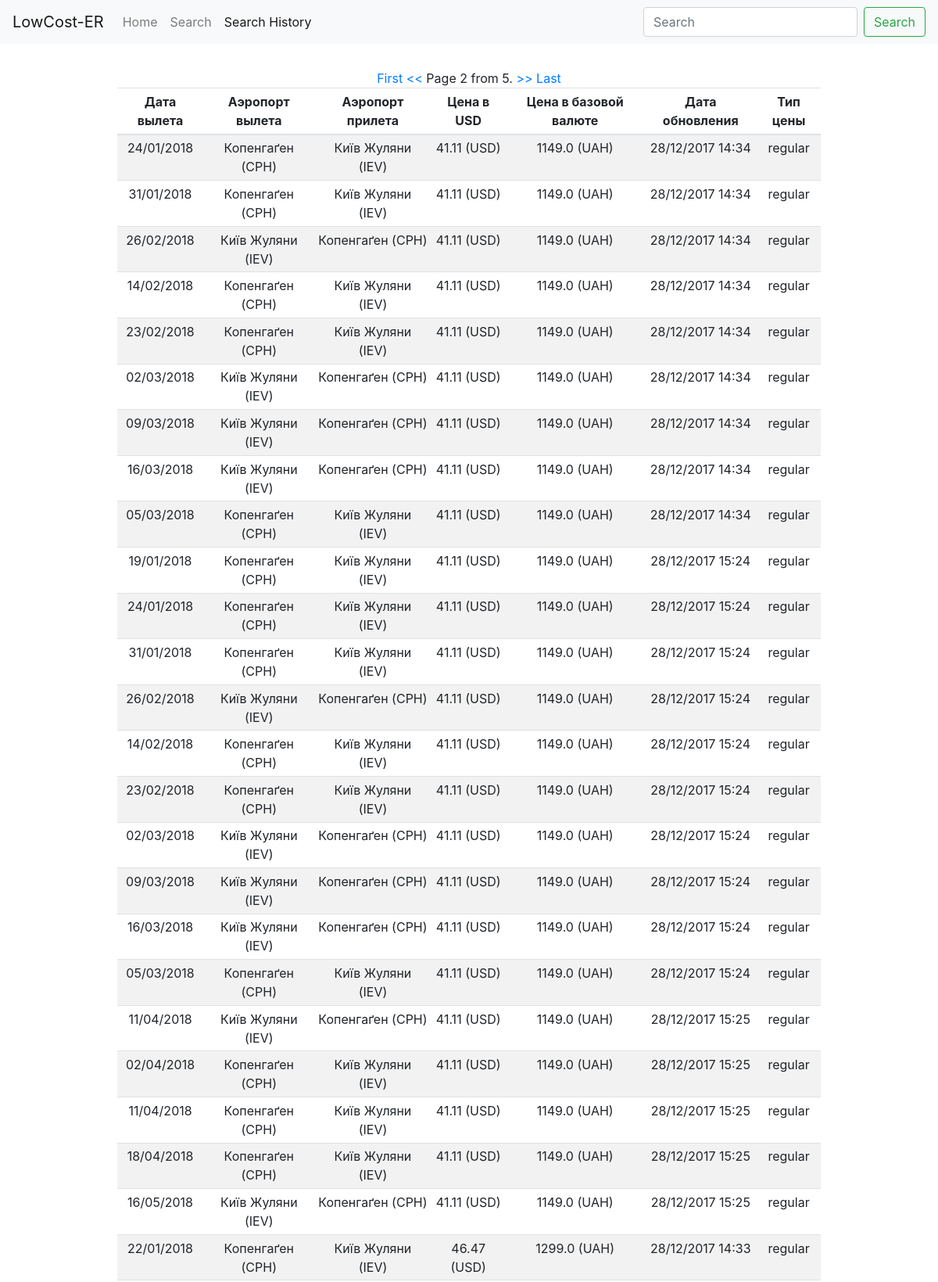
Page /history?page=2 (upper part) on the committed database.
### wizz/models.py (models this page shows, shortened)
class Price(models.Model):
    request_id = models.CharField(max_length=50)
    arrivalStation = models.CharField(max_length=100)
    arrivalStation_IATA = models.CharField(max_length=100)
    departureStation = models.CharField(max_length=100)
    departureStation_IATA = models.CharField(max_length=100)
    date = models.DateField()
    price = models.FloatField(null=True, blank=True, default=None)
    price_USD = models.FloatField(null=True, blank=True, default=None)
    currency = models.CharField(max_length=10)
    air_company = models.CharField(max_length=10)
    update_date = models.DateTimeField()
    price_type = models.CharField(max_length=20)

### wizz/views.py (the view)
# urls.py: url(r'^history', views.search_history, name='search-history'),
def search_history(request):
    prices = Price.objects.all().order_by('price_USD', 'update_date')
    paginator = Paginator(prices, 50)
    page = request.GET.get('page')
    try:
        prices = paginator.page(page)
    except PageNotAnInteger:
        prices = paginator.page(1)
    except EmptyPage:
        prices = paginator.page(paginator.num_pages)
    return render(request, 'wizz/history.html', { 'prices': prices })

### wizz/templates/wizz/history.html
{% extends 'base.html' %}
{% block history %}
<div class="container col-sm-9">
  <div class="row justify-content-md-center">
    <div class="pagination">
    <span class="step-links">
        {% if prices.has_previous %}
            <a href="?page=1">First</a>
            <a href="?page={{ prices.previous_page_number }}"> << </a>
        {% endif %}
        <span class="current">
            Page {{ prices.number }} from {{ prices.paginator.num_pages }}.
        </span>
        {% if prices.has_next %}
            <a href="?page={{ prices.next_page_number }}"> >> </a>
            <a href="?page={{ prices.paginator.num_pages }}">Last</a>
        {% endif %}
    </span>
    </div>
    <table class="table table-striped table-sm text-center">
      <thead>
        <tr>
          <th>Дата вылета</th>
          <th>Аэропорт вылета</th>
          <th>Аэропорт прилета</th>
          <th>Цена в USD</th>
          <th>Цена в базовой валюте</th>
          <th>Дата обновления</th>
          <th>Тип цены</th>
        </tr>
      </thead>
      {% for price in prices  %}
      <tr>
        <td>
          {{ price.date|date:"d/m/Y" }}
        </td>
        <td>
          {{price.departureStation}}
        </td>
        <td>
          {{price.arrivalStation}}
        </td>
        <td>
          {{ price.price_USD|floatformat:2 }} (USD)
        </td>
        <td>
          {{ price.price }} ({{ price.currency }})
        </td>
        <td>
          {{ price.update_date|date:"d/m/Y H:i" }}
        </td>
        <td>
          {{ price.price_type }}
        </td>
      </tr>
      {% endfor%}
    </table>
  </div>
</div>
{% endblock %}

### rows in the picture
Price: date "24/01/2018", departureStation "Копенгаґен (CPH)", arrivalStation "Київ Жуляни (IEV)", price_USD "41.11", price "1149.0", currency "UAH", update_date "28/12/2017 14:34", price_type "regular"
Price: date "31/01/2018", departureStation "Копенгаґен (CPH)", arrivalStation "Київ Жуляни (IEV)", price_USD "41.11", price "1149.0", currency "UAH", update_date "28/12/2017 14:34", price_type "regular"
Price: date "26/02/2018", departureStation "Київ Жуляни (IEV)", arrivalStation "Копенгаґен (CPH)", price_USD "41.11", price "1149.0", currency "UAH", update_date "28/12/2017 14:34", price_type "regular"
Price: date "14/02/2018", departureStation "Копенгаґен (CPH)", arrivalStation "Київ Жуляни (IEV)", price_USD "41.11", price "1149.0", currency "UAH", update_date "28/12/2017 14:34", price_type "regular"
Price: date "23/02/2018", departureStation "Копенгаґен (CPH)", arrivalStation "Київ Жуляни (IEV)", price_USD "41.11", price "1149.0", currency "UAH", update_date "28/12/2017 14:34", price_type "regular"
Price: date "02/03/2018", departureStation "Київ Жуляни (IEV)", arrivalStation "Копенгаґен (CPH)", price_USD "41.11", price "1149.0", currency "UAH", update_date "28/12/2017 14:34", price_type "regular"
Price: date "09/03/2018", departureStation "Київ Жуляни (IEV)", arrivalStation "Копенгаґен (CPH)", price_USD "41.11", price "1149.0", currency "UAH", update_date "28/12/2017 14:34", price_type "regular"
Price: date "16/03/2018", departureStation "Київ Жуляни (IEV)", arrivalStation "Копенгаґен (CPH)", price_USD "41.11", price "1149.0", currency "UAH", update_date "28/12/2017 14:34", price_type "regular"
Price: date "05/03/2018", departureStation "Копенгаґен (CPH)", arrivalStation "Київ Жуляни (IEV)", price_USD "41.11", price "1149.0", currency "UAH", update_date "28/12/2017 14:34", price_type "regular"
Price: date "19/01/2018", departureStation "Копенгаґен (CPH)", arrivalStation "Київ Жуляни (IEV)", price_USD "41.11", price "1149.0", currency "UAH", update_date "28/12/2017 15:24", price_type "regular"
Price: date "24/01/2018", departureStation "Копенгаґен (CPH)", arrivalStation "Київ Жуляни (IEV)", price_USD "41.11", price "1149.0", currency "UAH", update_date "28/12/2017 15:24", price_type "regular"
Price: date "31/01/2018", departureStation "Копенгаґен (CPH)", arrivalStation "Київ Жуляни (IEV)", price_USD "41.11", price "1149.0", currency "UAH", update_date "28/12/2017 15:24", price_type "regular"
Price: date "26/02/2018", departureStation "Київ Жуляни (IEV)", arrivalStation "Копенгаґен (CPH)", price_USD "41.11", price "1149.0", currency "UAH", update_date "28/12/2017 15:24", price_type "regular"
Price: date "14/02/2018", departureStation "Копенгаґен (CPH)", arrivalStation "Київ Жуляни (IEV)", price_USD "41.11", price "1149.0", currency "UAH", update_date "28/12/2017 15:24", price_type "regular"
Price: date "23/02/2018", departureStation "Копенгаґен (CPH)", arrivalStation "Київ Жуляни (IEV)", price_USD "41.11", price "1149.0", currency "UAH", update_date "28/12/2017 15:24", price_type "regular"
Price: date "02/03/2018", departureStation "Київ Жуляни (IEV)", arrivalStation "Копенгаґен (CPH)", price_USD "41.11", price "1149.0", currency "UAH", update_date "28/12/2017 15:24", price_type "regular"
Price: date "09/03/2018", departureStation "Київ Жуляни (IEV)", arrivalStation "Копенгаґен (CPH)", price_USD "41.11", price "1149.0", currency "UAH", update_date "28/12/2017 15:24", price_type "regular"
Price: date "16/03/2018", departureStation "Київ Жуляни (IEV)", arrivalStation "Копенгаґен (CPH)", price_USD "41.11", price "1149.0", currency "UAH", update_date "28/12/2017 15:24", price_type "regular"
Price: date "05/03/2018", departureStation "Копенгаґен (CPH)", arrivalStation "Київ Жуляни (IEV)", price_USD "41.11", price "1149.0", currency "UAH", update_date "28/12/2017 15:24", price_type "regular"
Price: date "11/04/2018", departureStation "Київ Жуляни (IEV)", arrivalStation "Копенгаґен (CPH)", price_USD "41.11", price "1149.0", currency "UAH", update_date "28/12/2017 15:25", price_type "regular"
Price: date "02/04/2018", departureStation "Копенгаґен (CPH)", arrivalStation "Київ Жуляни (IEV)", price_USD "41.11", price "1149.0", currency "UAH", update_date "28/12/2017 15:25", price_type "regular"
Price: date "11/04/2018", departureStation "Копенгаґен (CPH)", arrivalStation "Київ Жуляни (IEV)", price_USD "41.11", price "1149.0", currency "UAH", update_date "28/12/2017 15:25", price_type "regular"
Price: date "18/04/2018", departureStation "Копенгаґен (CPH)", arrivalStation "Київ Жуляни (IEV)", price_USD "41.11", price "1149.0", currency "UAH", update_date "28/12/2017 15:25", price_type "regular"
Price: date "16/05/2018", departureStation "Київ Жуляни (IEV)", arrivalStation "Копенгаґен (CPH)", price_USD "41.11", price "1149.0", currency "UAH", update_date "28/12/2017 15:25", price_type "regular"
Price: date "22/01/2018", departureStation "Копенгаґен (CPH)", arrivalStation "Київ Жуляни (IEV)", price_USD "46.47", price "1299.0", currency "UAH", update_date "28/12/2017 14:33", price_type "regular"

### other values in the picture
{{ prices.number }} "2"
{{ prices.paginator.num_pages }} "5"
